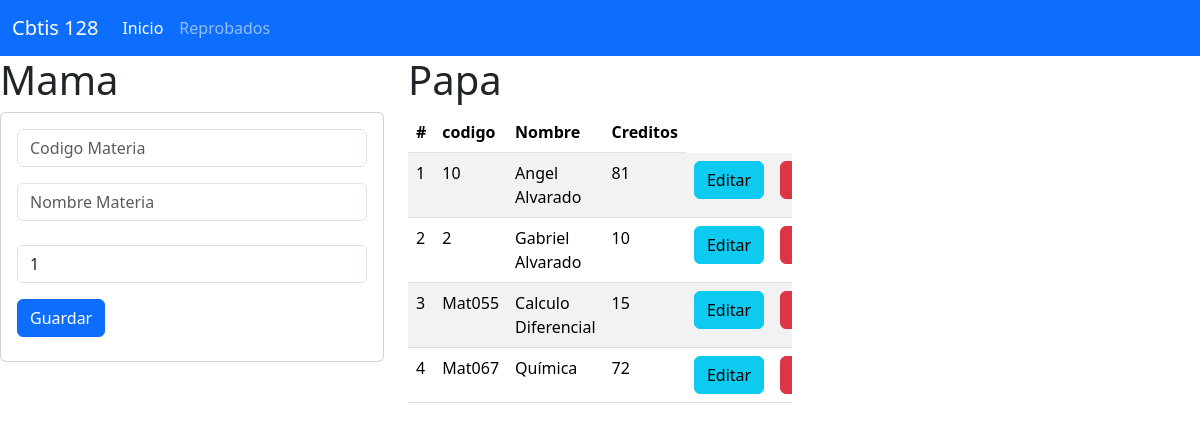
Before: / with the older database file.
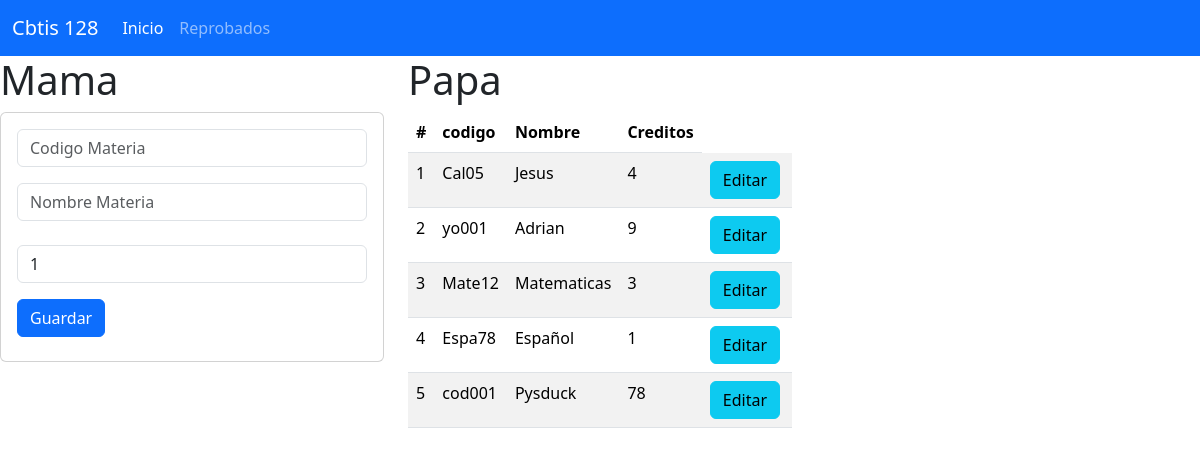
After: the same page with the newer database file.
### materia_app/models.py (models this page shows, shortened)
class Materia(models.Model):
    codigo=models.CharField(primary_key=True,max_length=6)
    nombre=models.CharField(max_length=100)
    creditos=models.PositiveSmallIntegerField()

### materia_app/views.py (the view)
# urls.py: path("",views.inicio_vista,name="inicio_vista"),
def inicio_vista(request):
    lasmateria=Materia.objects.all()
    return  render(request,"gestionarMateria.html",{"mismateria":lasmateria})

### materia_app/templates/gestionarMateria.html
{% extends "base.html" %} {% block cuerpo %}
<div class="row">
<div class="col-sm-12 col-md-4 col-lg-4 col-xl-4">
    <h1>Mama</h1>
    <div class="card">
        <div class="card-body">
            <form action="/registrarMateria/" method="POST">{% csrf_token %}
                <div class="form-group">
                    <input type="text" id="codigo" name="txtcodigo" class="form-control" placeholder="Codigo Materia" minlength="6" maxlength="6" required>
                </div>
                    <div class="form-group py-3">
                        <input type="text" id="nombre" name="txtnombre" class="form-control" placeholder="Nombre Materia"  maxlength="100" required>
                </div>
                <div class="form-group py-2">
                    <input type="text" id="numcreditos" name="numcreditos" class="form-control" value="1"  minlength="1" maxlength="9" required>
                </div>
                <div class="form-group py-2">
                    <button type="submit" class="btn btn-primary">Guardar</button>
                </div>
            </form>
        </div>
    </div>
</div>
<div class="col-sm-12 col-md-4 col-lg-4 col-xl-4">
    <h1>Papa</h1>
    <div class="table-responsive">
    <table class="table table-striped">
        <thead>
        <tr>
            <th scope="col">#</th>
            <th scope="col">codigo</th>
            <th scope="col">Nombre</th>
            <th scope="col">Creditos</th>
        </tr>
        </thead>
        <tbody>
            {% for M in mismateria  %}
            <tr>
            <td>{{forloop.counter}}</td>
            <td>{{M.codigo}}</td>
            <td>{{M.nombre}}</td>
            <td>{{M.creditos}}</td>
            <td> <a href="seleccionarMateria/{{M.codigo}}" class="btn btn-info">Editar</a></td>
            <td><a href="borrarMateria/{{M.codigo}}" class="btn btn-danger">Borrar</a></td>
            </tr>
            {% endfor %}
        </tbody>
    </table>
    </div>
</div>
</div>
{% endblock cuerpo %}

### materia_app/templates/base.html (shortened to what this page needs)
<!doctype html>
<html lang="en">
<head>
    <link href="https://cdn.jsdelivr.net/npm/bootstrap@5.3.3/dist/css/bootstrap.min.css" rel="stylesheet">
</head>
<body>
    <nav class="navbar navbar-expand-lg bg-primary" data-bs-theme="dark">
        <div class="container-fluid">
        <a class="navbar-brand" href="#">Cbtis 128</a>
        <div class="collapse navbar-collapse" id="navbarNav">
            <ul class="navbar-nav">
            <li class="nav-item">
                <a class="nav-link active" aria-current="page" href="#">Inicio</a>
            </li>
            <li class="nav-item">
                <a class="nav-link" href="#">Reprobados</a>
            </li>
            </ul>
        </div>
        </div>
    </nav>
    {% block cuerpo %}
    {% endblock cuerpo %}
</body>
</html>

Changed rows visible on the page:
removed Materia: codigo "10", nombre "Angel Alvarado", creditos "81"
removed Materia: codigo "2", nombre "Gabriel Alvarado", creditos "10"
removed Materia: codigo "Mat055", nombre "Calculo Diferencial", creditos "15"
removed Materia: codigo "Mat067", nombre "Química", creditos "72"
added Materia: codigo "Cal05", nombre "Jesus", creditos "4"
added Materia: codigo "yo001", nombre "Adrian", creditos "9"
added Materia: codigo "Mate12", nombre "Matematicas", creditos "3"
added Materia: codigo "Espa78", nombre "Español", creditos "1"
added Materia: codigo "cod001", nombre "Pysduck", creditos "78"
